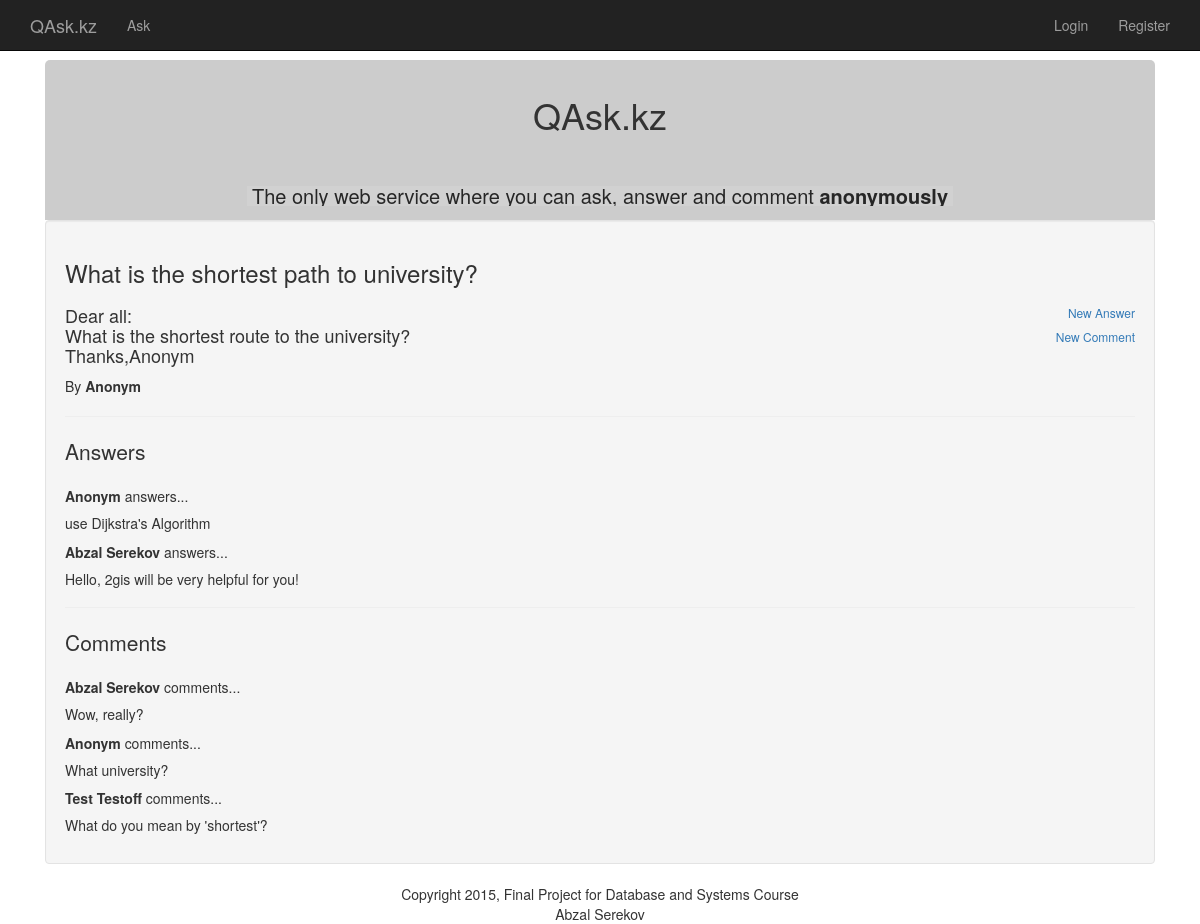
Page /question/5/48/ on the committed database.
### qask_database_setup.py (models this page shows)
class Question(Base):
    __tablename__ = 'question'
    id = Column(Integer, primary_key=True)
    title = Column(String(250), nullable=False)
    body = Column(String(1000), nullable=False)
    added_time = Column(Float)
    updated_time = Column(Float)
    author_id = Column(Integer, ForeignKey('author.id'))
    author = relationship(Author)
    category_id = Column(Integer, ForeignKey('category.id'))
    category = relationship(Category)
    is_anonym = Column(Integer)

class Answer(Base):
    __tablename__ = 'answer'
    id = Column(Integer, primary_key=True)
    body = Column(String(500), nullable=False)
    author_id = Column(Integer, ForeignKey('author.id'))
    author = relationship(Author)
    question_id = Column(Integer, ForeignKey('question.id'))
    question = relationship(Question)
    is_anonym = Column(Integer)
    added_time = Column(Float)

class Author (Base):
    __tablename__ = 'author'
    id = Column(Integer, primary_key=True)
    email = Column(String(250), nullable=False)
    name = Column(String(250), nullable=False)
    login = Column(String(30), nullable=False)
    password_hash = Column(String(250), nullable=False)
    added_time = Column(Float)

class Comment(Base):
    __tablename__ = 'comment'
    id = Column(Integer, primary_key=True)
    body = Column(String(500), nullable=False)
    author_id = Column(Integer, ForeignKey('author.id'))
    author = relationship(Author)
    question_id = Column(Integer, ForeignKey('question.id'))
    question = relationship(Question)
    is_anonym = Column(Integer)
    added_time = Column(Float)

### main.py (the view)
@app.route('/question/<int:category_id>/<int:question_id>/')
def questionShow(category_id, question_id):
	user = 0
	if "user" in session:
		user = db.query(Author).filter_by(login=session['user']).first()
	question = db.query(Question).filter_by(id=question_id)
	if not question or question.count() == 0:
		flash("Wow, something wrong happened!!! Easy, man!", "error")
		return redirect(url_for('main'))
	question = question.one()
	answers = db.query(Answer).filter_by(question_id=question_id).order_by(desc(Answer.added_time))
	comments = db.query(Comment).filter_by(question_id=question_id).order_by(desc(Comment.added_time))
	return render_template('question.html', question=question,
		answers=answers,
		comments=comments,
		alen=answers.count(),
		clen=comments.count(),
		user=user)

### templates/question.html (shortened to what this page needs)
{% extends 'base.html' %}
{% block body %}
<div class="container">
     <div class="col-lg-12 col-sm-12 ">
        <div class="card hovercard">
          <div class="card-background">
              <img class="card-bkimg" alt="" src="http://lorempixel.com/100/100/people/9/">
          </div>
          <div class="useravatar">
            <h1>QAsk.kz</h1>
          </div>
          <div class="card-info"> <span class="card-title">The only web service where you can ask, answer and comment <strong>anonymously</strong></span>
          </div>
      </div>
      <div class="well">
        <div class="tab-content">
          <div class="tab-pane fade in active" id="tab1">
            <h3>{{question.title}}</h3>
            <div class="row">
              <div class="col-md-9">
                <h4>{{question.body|safe}}</h4>
                By <strong>{% if question.is_anonym %}Anonym{% else %} {{question.author.name}} {% endif %}</strong>
              </div>
              <div class="col-md-3">
                <h6 class="text-right"><a href="{{url_for('addAnswer', category_id=question.category.id, question_id=question.id)}}">New Answer</a></h6>
                <h6 class="text-right"><a href="{{url_for('addComment', category_id=question.category.id, question_id=question.id)}}">New Comment</a></h6>
              </div>
            </div>
            <hr/>
            <div>
              <span class="lead">Answers</span>
              <br/>
              <br/>
              {% if answers and alen > 0 %}
                {% for answer in answers %}
                  <div>
                    <strong>{% if answer.is_anonym %} Anonym {% else %} {{answer.author.name}} {% endif %}</strong> answers...
                    <h5>
                      {{answer.body|safe}}
                    </h5>
                  </div>
                {% endfor %}
              {% else %}
                <div><strong>Oops, there is no answer!</strong></div>
              {% endif %}
            </div>
            <hr/>
            <div>
              <span class="lead">Comments</span>
              <br/>
              <br/>
              {% if comments and clen > 0 %}
                {% for comment in comments %}
                  <div>
                    <strong>{% if comment.is_anonym %} Anonym {% else %} {{comment.author.name}} {% endif %}</strong> comments...
                    <h5>
                      {{comment.body|safe}}
                    </h5>
                  </div>
                {% endfor %}
              {% else %}
                <div><strong>Oops, there is no comment!</strong></div>
              {% endif %}
            </div>
          </div>
        </div>
      </div>
    </div>
    </div>
{% endblock %}

### templates/base.html (shortened to what this page needs)
<html>
	<head>
		<link rel="stylesheet" type="text/css" href="{{url_for('static', filename='stylesheets/styles.css')}}">
		<link rel="stylesheet" type="text/css" href="{{url_for('static', filename='stylesheets/bootstrap.min.css')}}">
	</head>
	<body>
	    <nav class="navbar navbar-inverse navbar-fixed-top">
	      <div class="container">
	        <div class="navbar-header">
	          <a class="navbar-brand" href="{{url_for('main')}}">QAsk.kz</a>
	        </div>
	        <div id="navbar" class="navbar-collapse collapse">
	          <ul class="nav navbar-nav">
	            <li><a href="#" data-toggle="modal" data-target="#ask-modal">Ask</a></li>
	          </ul>
	          <ul class="nav navbar-nav navbar-right">
	          {% if user %}
	            <li><a href="#" >{{user.name}}</a></li>
	            <li><a href="{{url_for('logout')}}" >Logout</a></li>
	          {% else %}
	            <li><a href="#" data-toggle="modal" data-target="#login-modal">Login</a></li>
	            <li><a href="#" data-toggle="modal" data-target="#register-modal">Register</a></li>
	          {% endif %}
	          </ul>
	        </div>
	      </div>
	    </nav>
	    <div class="row">
	    </div>
	    <div class="row">
	    </div>
		{% block body %}
		{% endblock %}
		<div class="text-center">
		Copyright 2015, Final Project for Database and Systems Course<br/>
		Abzal Serekov
		</div>
	</body>
</html>

### static/stylesheets/styles.css (style rules this page uses)
.card { margin-top: 20px; padding: 30px; background-color: rgba(214, 224, 226, 0.2); -webkit-border-top-left-radius:5px; -moz-border-top-left-radius:5px; border-top-left-radius:5px; -webkit-border-top-right-radius:5px; -moz-border-top-right-radius:5px; border-top-right-radius:5px; -webkit-box-sizing: border-box; -moz-box-sizing: border-box; box-sizing: border-box; }
.card.hovercard { position: relative; padding-top: 0; overflow: hidden; text-align: center; background-color: #fff; background-color: rgba(255, 255, 255, 1); }
.card.hovercard .card-background { height: 130px; }
.card-background img { -webkit-filter: blur(25px); -moz-filter: blur(25px); -o-filter: blur(25px); -ms-filter: blur(25px); filter: blur(25px); margin-left: -100px; margin-top: -200px; min-width: 130%; }
.card.hovercard .useravatar { position: absolute; top: 15px; left: 0; right: 0; }
.card.hovercard .card-info { position: absolute; bottom: 14px; left: 0; right: 0; }
.card.hovercard .card-info .card-title { padding:0 5px; font-size: 20px; line-height: 1; color: #262626; background-color: rgba(255, 255, 255, 0.1); -webkit-border-radius: 4px; -moz-border-radius: 4px; border-radius: 4px; }
.card.hovercard .card-info { overflow: hidden; font-size: 12px; line-height: 20px; color: #737373; text-overflow: ellipsis; }

### rows in the picture
Question: title "What is the shortest path to university?", body "Dear all: What is the shortest route to the university? Thanks,Anonym"
Answer: is_anonym "Anonym", body "use Dijkstra's Algorithm"
Answer: author.name "Abzal Serekov", body "Hello, 2gis will be very helpful for you!"
Comment: author.name "Abzal Serekov", body "Wow, really?"
Comment: is_anonym "Anonym", body "What university?"
Comment: author.name "Test Testoff", body "What do you mean by 'shortest'?"
